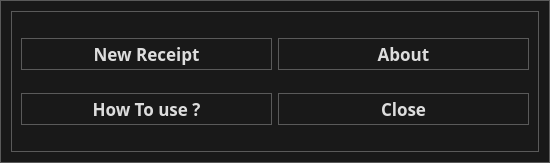
<?xml version="1.0" encoding="UTF-8"?>
<ui version="4.0">
 <class>MainMenu</class>
 <widget class="QDialog" name="MainMenu">
  <property name="geometry">
   <rect>
    <x>0</x>
    <y>0</y>
    <width>550</width>
    <height>163</height>
   </rect>
  </property>
  <property name="minimumSize">
   <size>
    <width>400</width>
    <height>130</height>
   </size>
  </property>
  <property name="maximumSize">
   <size>
    <width>550</width>
    <height>163</height>
   </size>
  </property>
  <property name="windowTitle">
   <string>Cafe Receipt</string>
  </property>
  <property name="styleSheet">
   <string notr="true">* {
	background: #191919;
	color: #DDDDDD;
	border: 1px solid #5A5A5A;
}

QWidget::item:selected {
	background: #3D7848;
}

QPushButton{
	height:30px;
}

QCheckBox, QRadioButton {
	border: none;
}

QRadioButton::indicator, QCheckBox::indicator {
	width: 13px;
	height: 13px;
}

QRadioButton::indicator::unchecked, QCheckBox::indicator::unchecked {
	border: 1px solid #5A5A5A;
	background: none;
}

QRadioButton::indicator:unchecked:hover, QCheckBox::indicator:unchecked:hover {
	border: 1px solid #DDDDDD;
}

QRadioButton::indicator::checked, QCheckBox::indicator::checked {
	border: 1px solid #5A5A5A;
	background: #5A5A5A;
}

QRadioButton::indicator:checked:hover, QCheckBox::indicator:checked:hover {
	border: 1px solid #DDDDDD;
	background: #DDDDDD;
}

QGroupBox {
	margin-top: 6px;
}

QGroupBox::title {
	top: -7px;
	left: 7px;
}

QScrollBar {
	border: 1px solid #5A5A5A;
	background: #191919;
}

QScrollBar:horizontal {
	height: 15px;
	margin: 0px 0px 0px 32px;
}

QScrollBar:vertical {
	width: 15px;
	margin: 32px 0px 0px 0px;
}

QScrollBar::handle {
	background: #353535;
	border: 1px solid #5A5A5A;
}

QScrollBar::handle:horizontal {
	border-width: 0px 1px 0px 1px;
}

QScrollBar::handle:vertical {
	border-width: 1px 0px 1px 0px;
}

QScrollBar::handle:horizontal {
	min-width: 20px;
}

QScrollBar::handle:vertical {
	min-height: 20px;
}

QScrollBar::add-line, QScrollBar::sub-line {
	background:#353535;
	border: 1px solid #5A5A5A;
	subcontrol-origin: margin;
}

QScrollBar::add-line {
	position: absolute;
}

QScrollBar::add-line:horizontal {
	width: 15px;
	subcontrol-position: left;
	left: 15px;
}

QScrollBar::add-line:vertical {
	height: 15px;
	subcontrol-position: top;
	top: 15px;
}

QScrollBar::sub-line:horizontal {
	width: 15px;
	subcontrol-position: top left;
}

QScrollBar::sub-line:vertical {
	height: 15px;
	subcontrol-position: top;
}

QScrollBar:left-arrow, QScrollBar::right-arrow, QScrollBar::up-arrow, QScrollBar::down-arrow {
	border: 1px solid #5A5A5A;
	width: 3px;
	height: 3px;
}

QScrollBar::add-page, QScrollBar::sub-page {
	background: none;
}

QAbstractButton:hover {
	background: #353535;
}

QAbstractButton:pressed {
	background: #5A5A5A;
}

QAbstractItemView {
	show-decoration-selected: 1;
	selection-background-color: #3D7848;
	selection-color: #DDDDDD;
	alternate-background-color: #353535;
}

QHeaderView {
	border: 1px solid #5A5A5A;
}

QHeaderView::section {
	background: #191919;
	border: 1px solid #5A5A5A;
	padding: 4px;
}

QHeaderView::section:selected, QHeaderView::section::checked {
	background: #353535;
}

QTableView {
	gridline-color: #5A5A5A;
}

QTabBar {
	margin-left: 2px;
}

QTabBar::tab {
	border-radius: 0px;
	padding: 4px;
	margin: 4px;
}

QTabBar::tab:selected {
	background: #353535;
}

QComboBox::down-arrow {
	border: 1px solid #5A5A5A;
	background: #353535;
}

QComboBox::drop-down {
	border: 1px solid #5A5A5A;
	background: #353535;
}

QComboBox::down-arrow {
	width: 3px;
	height: 3px;
	border: 1px solid #5A5A5A;
}

QAbstractSpinBox {
	padding-right: 15px;
}

QAbstractSpinBox::up-button, QAbstractSpinBox::down-button {
	border: 1px solid #5A5A5A;
	background: #353535;
	subcontrol-origin: border;
}

QAbstractSpinBox::up-arrow, QAbstractSpinBox::down-arrow {
	width: 3px;
	height: 3px;
	border: 1px solid #5A5A5A;
}

QSlider {
	border: none;
}

QSlider::groove:horizontal {
	height: 5px;
	margin: 4px 0px 4px 0px;
}

QSlider::groove:vertical {
	width: 5px;
	margin: 0px 4px 0px 4px;
}

QSlider::handle {
	border: 1px solid #5A5A5A;
	background: #353535;
}

QSlider::handle:horizontal {
	width: 15px;
	margin: -4px 0px -4px 0px;
}

QSlider::handle:vertical {
	height: 15px;
	margin: 0px -4px 0px -4px;
}

QSlider::add-page:vertical, QSlider::sub-page:horizontal {
	background: #3D7848;
}

QSlider::sub-page:vertical, QSlider::add-page:horizontal {
	background: #353535;
}

QLabel {
	border: none;
}

QProgressBar {
	text-align: center;
}

QProgressBar::chunk {
	width: 1px;
	background-color: #3D7848;
}

QMenu::separator {
	background: #353535;
}</string>
  </property>
  <layout class="QGridLayout" name="gridLayout">
   <item row="0" column="0">
    <widget class="QFrame" name="frame">
     <property name="frameShape">
      <enum>QFrame::StyledPanel</enum>
     </property>
     <property name="frameShadow">
      <enum>QFrame::Raised</enum>
     </property>
     <layout class="QGridLayout" name="gridLayout_2">
      <item row="1" column="0">
       <widget class="QPushButton" name="pushButton_6">
        <property name="font">
         <font>
          <family>Ubuntu Mono</family>
          <pointsize>13</pointsize>
          <weight>75</weight>
          <bold>true</bold>
         </font>
        </property>
        <property name="cursor">
         <cursorShape>PointingHandCursor</cursorShape>
        </property>
        <property name="text">
         <string>How To use ?</string>
        </property>
       </widget>
      </item>
      <item row="0" column="0">
       <widget class="QPushButton" name="pushButton">
        <property name="font">
         <font>
          <family>Ubuntu Mono</family>
          <pointsize>13</pointsize>
          <weight>75</weight>
          <bold>true</bold>
         </font>
        </property>
        <property name="cursor">
         <cursorShape>PointingHandCursor</cursorShape>
        </property>
        <property name="text">
         <string>New Receipt</string>
        </property>
       </widget>
      </item>
      <item row="0" column="1">
       <widget class="QPushButton" name="pushButton_3">
        <property name="font">
         <font>
          <family>Ubuntu Mono</family>
          <pointsize>13</pointsize>
          <weight>75</weight>
          <bold>true</bold>
         </font>
        </property>
        <property name="cursor">
         <cursorShape>PointingHandCursor</cursorShape>
        </property>
        <property name="text">
         <string>About</string>
        </property>
       </widget>
      </item>
      <item row="1" column="1">
       <widget class="QPushButton" name="pushButton_4">
        <property name="font">
         <font>
          <family>Ubuntu Mono</family>
          <pointsize>13</pointsize>
          <weight>75</weight>
          <bold>true</bold>
         </font>
        </property>
        <property name="cursor">
         <cursorShape>PointingHandCursor</cursorShape>
        </property>
        <property name="text">
         <string>Close</string>
        </property>
       </widget>
      </item>
     </layout>
    </widget>
   </item>
  </layout>
 </widget>
 <resources/>
 <connections/>
</ui>
